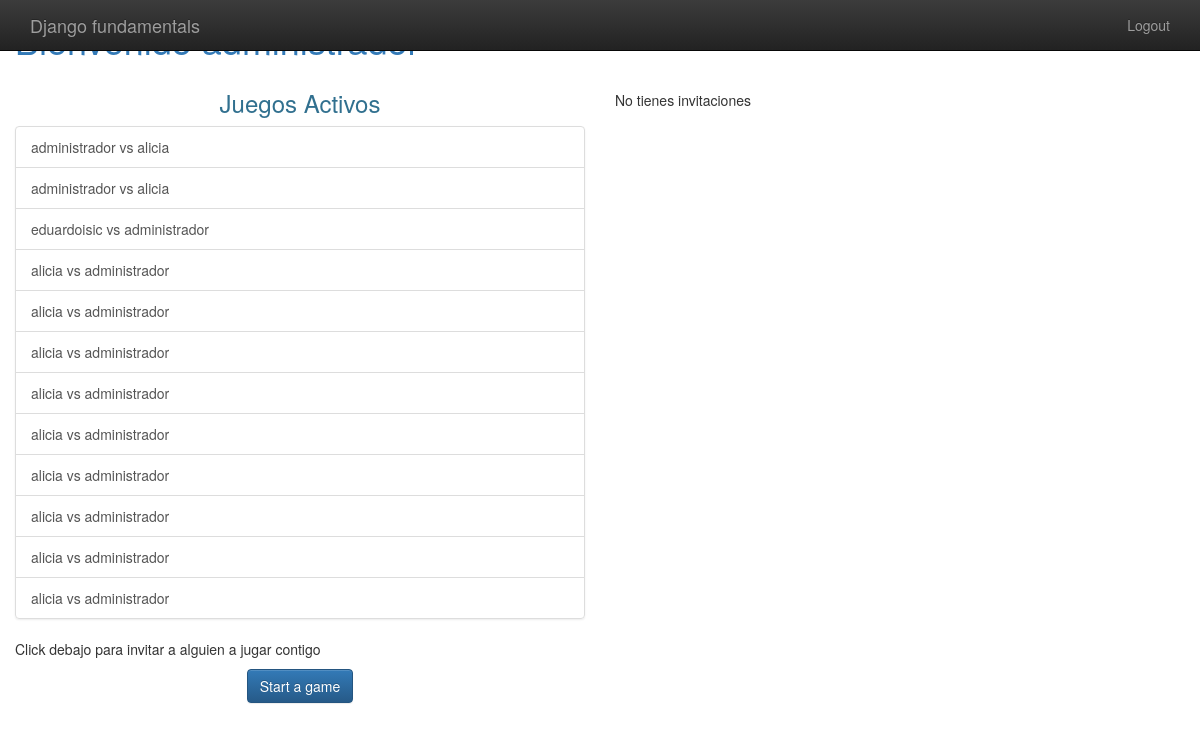
/player/home (signed in), run on the app's committed database.
### gameplay/models.py (models this page shows, shortened)
class Game(models.Model):
 first_player=models.ForeignKey(User, related_name="games_firts_player")
 second_player=models.ForeignKey(User, related_name="games_second_player")
 start_time=models.DateTimeField(auto_now_add=True)
 last_activate=models.DateTimeField(auto_now=True)
 status=models.CharField(max_length=1, default='F', choices=GAME_STATUS_CHOICES)
 objects=GamesQuerySet.as_manager()
 def get_absolute_url(self):
    return reverse('gameplay_detail', args=[self.id])

### player/views.py (the view)
# urls.py: url(r'home$', home, name="player_home"),
@login_required
def home(request):
    my_games=Game.objects.games_for_user(request.user)
    active_games=my_games.active()
    invitations=request.user.invitations_received.all()
    return render(request, "player/home.html",
                  {'games':active_games,
                   'invitations': invitations})

### gameplay/models.py (called while the page is built)
    def games_for_user(self,user):
        return self.filter(
            Q(first_player=user)| Q(second_player=user)
        )

    def active(self):
        return self.filter(
            Q(status='F')|Q(status='S')
        )

### templates/player/home.html (shortened to what this page needs)
{%extends "base.html"%}
{%block content %}
    <h1 class="text-primary">Bienvenido {{user.username}}</h1>
    <div class="row">
        <div class="col-md-6">
            <h3 class="text-info text-center">Juegos Activos</h3>
            <ul class="list-group">
                {% for g in games %}
                <a class="list-group-item" href="{{g.get_absolute_url}}"> {{g.first_player}} vs {{g.second_player}}</a>
                {% endfor %}
            </ul>
            <p>Click debajo para invitar a alguien a jugar contigo</p>
            <p class="text-center">
                <a class="text-center btn btn-primary" href="{% url 'player_new_invitation' %}">
                 Start a game
                </a>
            </p>
        </div>
        <div class="col-md-6">
            {% if invitations %}
                <div class="list-group ">
                    {%for inv in invitations%}
                         <a class="list-group-item bg-primary "
                            href="{% url 'player_accept_invitation' id=inv.id %}">
                            {{inv.from_user.username}} has invited you to game
                         </a>
                    {%endfor%}
                </div>
            {%else%}
                <p>No tienes invitaciones </p>
            {%endif%}
        </div>
    </div>
{% endblock %}

### templates/base.html (shortened to what this page needs)
{% load staticfiles %}
<!doctype html>
<html class="no-js" lang="">
    <head>
        {% block styling %}
        <link rel="stylesheet" href="{% static 'css/bootstrap.min.css'%}">
        <link rel="stylesheet" href="{% static 'css/bootstrap-theme.min.css'%}">
        <link rel="stylesheet" href="{% static 'css/main.css' %}">
        {% endblock styling %}
    </head>
    <body>
    <nav class="navbar navbar-inverse navbar-fixed-top" role="navigation">
      <div class="container">
        <div class="navbar-header">
          <a class="navbar-brand" href="/">Django fundamentals</a>
        </div>
         <ul class="nav navbar-nav navbar-right">
             {% if user.is_authenticated %}
                <li><a href="{%url 'player_logout'%}">Logout</a></li>
             {% else %}
                <li><a href="{%url 'player_login' %}">Login</a></li>
             {% endif %}
         </ul>
      </div>
    </nav>
    <div class="container my-5">
        <div class="row d-flex flex-row  justify-content-center">
            {% block content %}
            {% endblock %}
        </div>
    </div>
    </body>
</html>

### templates/base.html (style rules this page uses)
body { padding-bottom: 20px; }

### data on the page
Game: first_player "administrador", second_player "alicia"
Game: first_player "administrador", second_player "alicia"
Game: first_player "eduardoisic", second_player "administrador"
Game: first_player "alicia", second_player "administrador"
Game: first_player "alicia", second_player "administrador"
Game: first_player "alicia", second_player "administrador"
Game: first_player "alicia", second_player "administrador"
Game: first_player "alicia", second_player "administrador"
Game: first_player "alicia", second_player "administrador"
Game: first_player "alicia", second_player "administrador"
Game: first_player "alicia", second_player "administrador"
Game: first_player "alicia", second_player "administrador"
